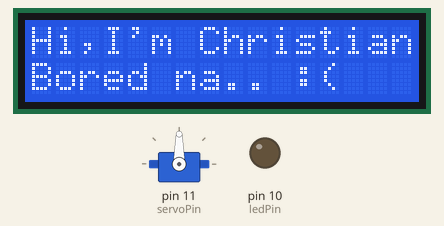
Recording of a sketch running on a simulated Arduino Uno, built with avr-gcc and run on an emulated ATmega328P. On the bench: 16×2 character LCD, servo, output pins drawn as LEDs (lit = HIGH). Dashed ring = blinking.

Above: at 0.1 s.
At 2.7 s:
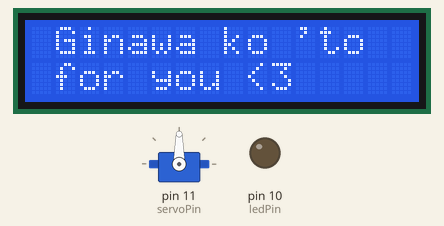
At 21.31 s:
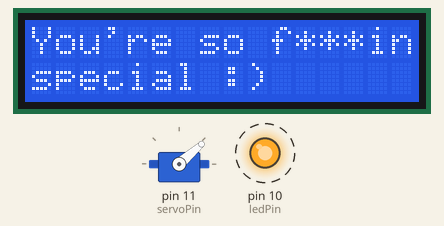
At 39.81 s:
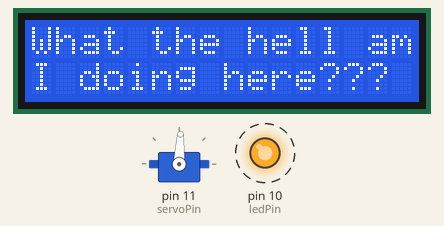
Timing chart, 0 to 40.0 s (numbered marks = the images above):
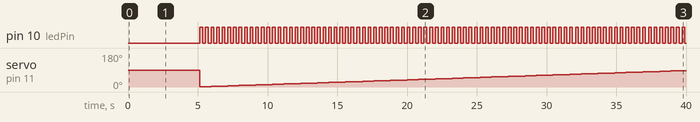

The sketch:

14-lcd-servo-led-music-display.ino
```cpp
#include <Servo.h>
#include <Wire.h>
#include <LiquidCrystal_I2C.h>

// LCD
LiquidCrystal_I2C lcd(0x27, 16, 2);

Servo myServo;
const int servoPin = 11;
const int ledPin = 10;
int pos = 0;
bool forward = true;

void setup() {
  lcd.init();
  lcd.backlight();

  myServo.attach(servoPin);

  pinMode(ledPin, OUTPUT);

  lcd.setCursor(0, 0);
  lcd.print("Hi,I'm Christian");
  lcd.setCursor(0, 1);
  lcd.print("Bored na.. :(");
  delay(2500);

  lcd.clear();
  lcd.setCursor(0, 0);
  lcd.print(" Ginawa ko 'to ");
  lcd.setCursor(0, 1);
  lcd.print(" for you <3 ");
  delay(2500);

  lcd.clear();
}

void showLyric(const char* line1, const char* line2, int durationMs) {
  lcd.clear();
  lcd.setCursor(0, 0);
  lcd.print(line1);
  lcd.setCursor(0, 1);
  lcd.print(line2);

  unsigned long start = millis();
  while (millis() - start < durationMs) {
    if (forward) {
      pos++;
      if (pos >= 180) forward = false;
    } else {
      pos--;
      if (pos <= 0) forward = true;
    }
    myServo.write(pos);

    digitalWrite(ledPin, HIGH);
    delay(200);
    digitalWrite(ledPin, LOW);
    delay(200);
  }
}

void loop() {
  showLyric("I want you to", " notice '-' ", 6000);
  showLyric("When I'm not", " around --> ", 5000);
  showLyric("You're so f***ing", "special :)", 5000);
  showLyric("I wish I was", "special  :'(", 5000);

  showLyric("But I'm a creep", " T_T", 5000);
  showLyric("I'm a weirdo", " @_@", 5000);
  showLyric("What the hell am", "I doing here???", 5000);
  showLyric("I don't belong", "here ://", 3000);

  showLyric(" Oh, oh ", " :o ", 3400);

  showLyric("She's running", "out again", 10500);
  showLyric("She's running", "out ///* ", 5100);
  showLyric("She run, run,", "run, run ~~~~", 14500);
  showLyric(" Run :( ", " byeee ---- ", 100000);
}
```

Measured:
- by itself, pin 10 (ledPin): alternates HIGH for 0.20 s and LOW for 0.20 s
- by itself, servo on pin 11 (servoPin): 90° → 1° at 5.2 s, → 2° 0.40 s later, → 3° 0.40 s later, → 4° 0.40 s later, … (87 changes in this stretch)
- what the display in image 1 shows lasts 2.6 s, from 2.6 s to 5.2 s
